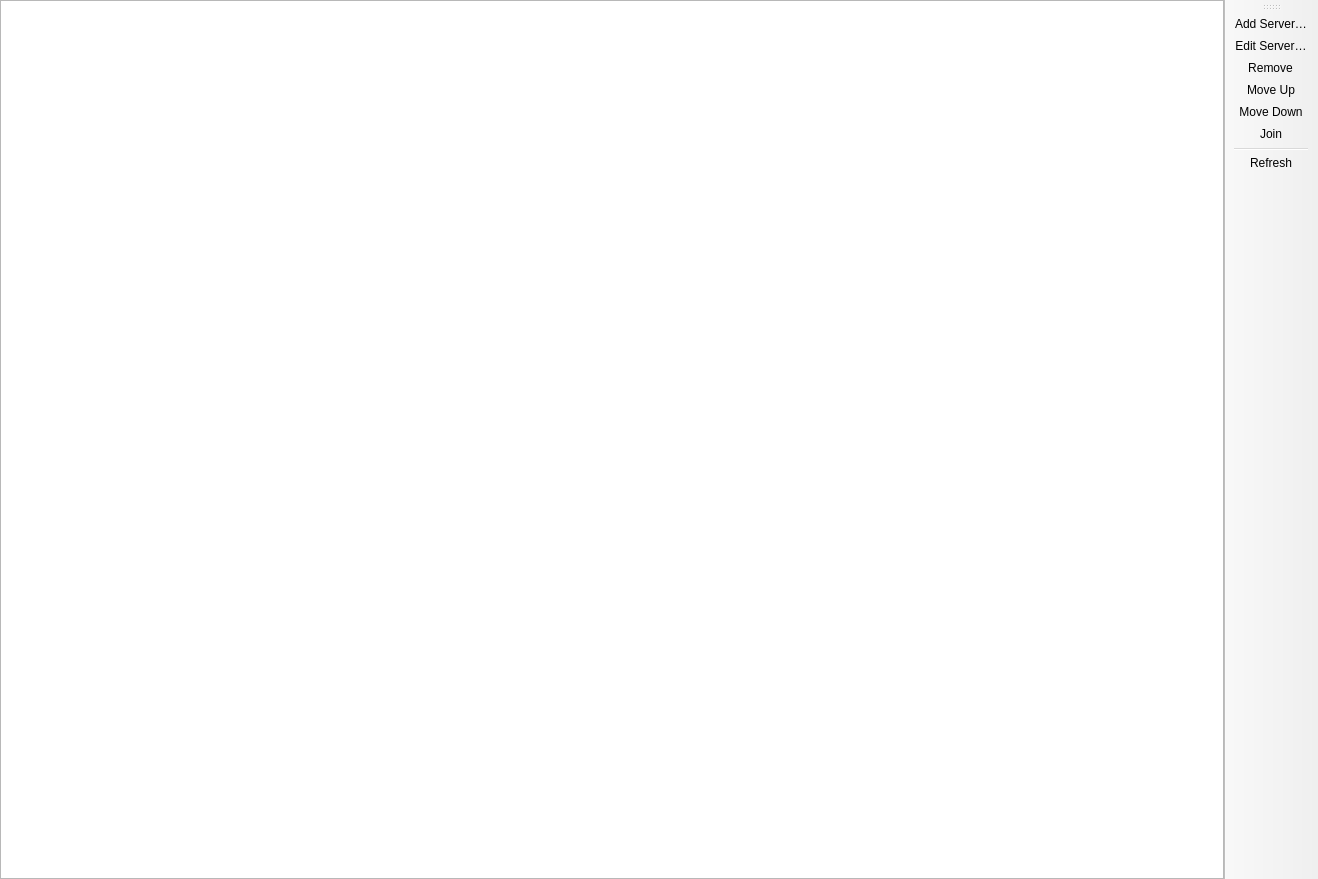
<?xml version="1.0" encoding="UTF-8"?>
<ui version="4.0">
 <class>ServersPage</class>
 <widget class="QMainWindow" name="ServersPage">
  <property name="geometry">
   <rect>
    <x>0</x>
    <y>0</y>
    <width>1318</width>
    <height>879</height>
   </rect>
  </property>
  <widget class="QWidget" name="centralwidget">
   <layout class="QVBoxLayout" name="verticalLayout">
    <property name="leftMargin">
     <number>0</number>
    </property>
    <property name="topMargin">
     <number>0</number>
    </property>
    <property name="rightMargin">
     <number>0</number>
    </property>
    <property name="bottomMargin">
     <number>0</number>
    </property>
    <item>
     <widget class="QTreeView" name="serversView">
      <property name="sizePolicy">
       <sizepolicy hsizetype="Expanding" vsizetype="Expanding">
        <horstretch>0</horstretch>
        <verstretch>0</verstretch>
       </sizepolicy>
      </property>
      <property name="acceptDrops">
       <bool>true</bool>
      </property>
      <property name="alternatingRowColors">
       <bool>true</bool>
      </property>
      <property name="selectionMode">
       <enum>QAbstractItemView::ExtendedSelection</enum>
      </property>
      <property name="selectionBehavior">
       <enum>QAbstractItemView::SelectRows</enum>
      </property>
      <property name="iconSize">
       <size>
        <width>64</width>
        <height>64</height>
       </size>
      </property>
      <property name="rootIsDecorated">
       <bool>false</bool>
      </property>
      <property name="verticalScrollMode">
       <enum>QAbstractItemView::ScrollPerPixel</enum>
      </property>
      <attribute name="headerStretchLastSection">
       <bool>false</bool>
      </attribute>
     </widget>
    </item>
   </layout>
  </widget>
  <widget class="WideBar" name="toolBar">
   <property name="windowTitle">
    <string>Actions</string>
   </property>
   <property name="allowedAreas">
    <set>Qt::LeftToolBarArea|Qt::RightToolBarArea</set>
   </property>
   <property name="toolButtonStyle">
    <enum>Qt::ToolButtonTextOnly</enum>
   </property>
   <property name="floatable">
    <bool>false</bool>
   </property>
   <attribute name="toolBarArea">
    <enum>RightToolBarArea</enum>
   </attribute>
   <attribute name="toolBarBreak">
    <bool>false</bool>
   </attribute>
   <addaction name="actionAdd"/>
   <addaction name="actionEdit"/>
   <addaction name="actionRemove"/>
   <addaction name="actionMove_Up"/>
   <addaction name="actionMove_Down"/>
   <addaction name="actionJoin"/>
   <addaction name="separator"/>
   <addaction name="actionRefresh"/>
  </widget>
  <action name="actionAdd">
   <property name="text">
    <string>Add Server…</string>
   </property>
  </action>
  <action name="actionEdit">
   <property name="text"><string>Edit Server…</string></property>
  </action>
  <action name="actionRemove">
   <property name="text">
    <string>Remove</string>
   </property>
  </action>
  <action name="actionMove_Up">
   <property name="text">
    <string>Move Up</string>
   </property>
  </action>
  <action name="actionMove_Down">
   <property name="text">
    <string>Move Down</string>
   </property>
  </action>
  <action name="actionJoin">
   <property name="text">
    <string>Join</string>
   </property>
  </action>
  <action name="actionRefresh">
   <property name="text">
    <string>Refresh</string>
   </property>
  </action>
 </widget>
 <customwidgets>
  <customwidget>
   <class>WideBar</class>
   <extends>QToolBar</extends>
   <header>ui/widgets/WideBar.h</header>
  </customwidget>
 </customwidgets>
 <tabstops>
  <tabstop>serversView</tabstop>
 </tabstops>
 <resources/>
 <connections/>
</ui>
